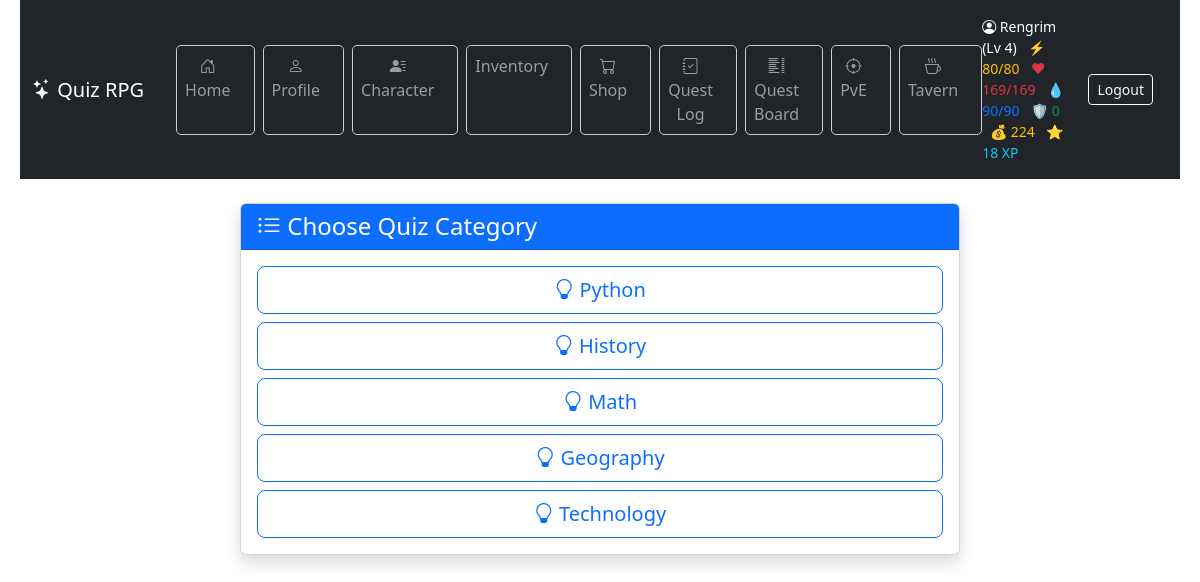
/quiz/choose_category/ (signed in), run on the app's committed database.
### game/models.py (models this page shows, shortened)
class Character(models.Model):
    CLASS_CHOICES = [
        ("warrior", "Warrior"),
        ("mage", "Mage"),
        ("rogue", "Rogue"),
    ]
    user = models.OneToOneField(User, on_delete=models.CASCADE)
    name = models.CharField(max_length=100)
    character_class = models.CharField(
        max_length=20, choices=CLASS_CHOICES, default="warrior"
    )
    level = models.IntegerField(default=1)
    experience = models.IntegerField(default=0)
    experience_to_next_level = models.PositiveIntegerField(default=100)
    hp = models.PositiveIntegerField(default=100)
    max_hp = models.PositiveIntegerField(default=100)
    hp_from_levels = models.PositiveIntegerField(default=0)
    mana = models.PositiveIntegerField(default=50)
    max_mana = models.PositiveIntegerField(default=50)
    mana_from_levels = models.PositiveIntegerField(default=0)
    stamina = models.PositiveIntegerField(default=50)
    max_stamina = models.PositiveIntegerField(default=50)
    armor = models.PositiveIntegerField(default=0)
    damage_reduction = models.FloatField(default=0.0)
    physical_min_damage = models.PositiveIntegerField(default=1)
    physical_max_damage = models.PositiveIntegerField(default=3)
    spell_power = models.PositiveIntegerField(default=0)
    hp_regeneration = models.PositiveIntegerField(default=0)
    mana_regeneration = models.PositiveIntegerField(default=0)
    stamina_regeneration = models.PositiveIntegerField(default=0)
    items = models.ManyToManyField("Item", related_name="characters", blank=True)
    equipped_head = models.ForeignKey(
        "Item",
        null=True,
        blank=True,
        related_name="equipped_on_head",
        on_delete=models.SET_NULL,
    )
    equipped_body = models.ForeignKey(
        "Item",
        null=True,
        blank=True,
        related_name="equipped_on_body",
        on_delete=models.SET_NULL,
    )
    equipped_legs = models.ForeignKey(
        "Item",
        null=True,
        blank=True,
        related_name="equipped_on_legs",
        on_delete=models.SET_NULL,
    )
    equipped_feet = models.ForeignKey(
        "Item",
        null=True,
        blank=True,
        related_name="equipped_on_feet",
        on_delete=models.SET_NULL,
    )
    equipped_hand_right = models.ForeignKey(
        "Item",
        null=True,
        blank=True,
        related_name="equipped_on_hand_right",
        on_delete=models.SET_NULL,
    )
    equipped_hand_left = models.ForeignKey(
        "Item",
        null=True,
        blank=True,
        related_name="equipped_on_hand_left",
        on_delete=models.SET_NULL,
    )
    strength = models.IntegerField(default=5)
    intelligence = models.IntegerField(default=5)
    dexterity = models.IntegerField(default=5)
    vitality = models.IntegerField(default=5)
    luck = models.IntegerField(default=5)
    stat_points = models.IntegerField(default=0)
    gold = models.IntegerField(default=0)
    last_regen_time = models.DateTimeField(default=timezone.now)
    class XpReward(TypedDict):
        total: int
        base: int
        strength_bonus: int
        intelligence_bonus: int
        double: bool

class Category(models.Model):
    name = models.CharField(max_length=100)

### game/views.py (the view)
# urls.py: path("quiz/choose_category/", views.choose_category_view, name="choose_category"),
@login_required
def choose_category_view(request):
    categories = Category.objects.all()
    return render(request, "game/choose_category.html", {"categories": categories})

### game/context_processors.py (called while the page is built)
def character_context(request):
    if request.user.is_authenticated:
        try:
            character = Character.objects.get(user=request.user)
            return {"character": character}
        except Character.DoesNotExist:
            return {}
    return {}

### game/templates/game/choose_category.html (shortened to what this page needs)
{% extends "game/base.html" %}
{% block content %}
<div class="container my-4">
  <div class="row justify-content-center">
    <div class="col-md-8">
      <div class="card shadow">
        <div class="card-header bg-primary text-white">
          <h4 class="mb-0">
            <i class="bi bi-list-ul"></i> Choose Quiz Category
          </h4>
        </div>
        <div class="card-body">
          {% if categories %}
            <div class="d-grid gap-2">
              {% for category in categories %}
                <a href="{% url 'set_category' category.id %}" class="btn btn-outline-primary btn-lg">
                  <i class="bi bi-lightbulb"></i> {{ category.name }}
                </a>
              {% endfor %}
            </div>
          {% else %}
            <div class="alert alert-info mt-3">
              No categories available at the moment.
            </div>
          {% endif %}
        </div>
      </div>
    </div>
  </div>
</div>
{% endblock %}

### game/templates/game/base.html (shortened to what this page needs)
{% load static %}
<!DOCTYPE html>
<html lang="en">
  <head>
    <link rel="stylesheet" type="text/css" href="{% static 'game/style.css' %}" />
    <link href="https://cdn.jsdelivr.net/npm/bootstrap@5.3.3/dist/css/bootstrap.min.css" rel="stylesheet" />
    <link href="https://cdn.jsdelivr.net/npm/bootstrap-icons@1.11.3/font/bootstrap-icons.css" rel="stylesheet" />
  </head>
  <body>
    <header class="bg-dark text-white">
      <nav class="navbar navbar-expand-lg navbar-dark bg-dark">
        <div class="container-fluid d-flex justify-content-between align-items-center py-2">
          <div class="d-flex align-items-center gap-3">
            <a class="navbar-brand me-3" href="{% url 'home' %}">
              <i class="bi bi-stars"></i> Quiz RPG
            </a>
            <ul class="navbar-nav flex-row gap-2">
              <li class="nav-item"><a class="nav-link btn btn-outline-secondary" href="{% url 'home' %}"><i class="bi bi-house-door"></i> Home</a></li>
              <li class="nav-item"><a class="nav-link btn btn-outline-secondary" href="{% url 'profile' %}"><i class="bi bi-person"></i> Profile</a></li>
              <li class="nav-item"><a class="nav-link btn btn-outline-secondary" href="{% url 'character' %}"><i class="bi bi-person-lines-fill"></i> Character</a></li>
              <li class="nav-item"><a class="nav-link btn btn-outline-secondary" href="{% url 'inventory' %}"> Inventory</a></li>
              <li class="nav-item"><a class="nav-link btn btn-outline-secondary" href="{% url 'shop' %}"><i class="bi bi-cart"></i> Shop</a></li>
              <li class="nav-item"><a class="nav-link btn btn-outline-secondary" href="{% url 'quest_log' %}"><i class="bi bi-journal-check"></i> Quest Log</a></li>
              <li class="nav-item"><a class="nav-link btn btn-outline-secondary" href="{% url 'quest_list' %}"><i class="bi bi-list-columns"></i> Quest Board</a></li>
              <li class="nav-item"><a class="nav-link btn btn-outline-secondary" href="{% url 'battle_select' %}"><i class="bi bi-crosshair"></i> PvE</a></li>
              <li class="nav-item"><a class="nav-link btn btn-outline-secondary" href="{% url 'tavern' %}"><i class="bi bi-cup-hot"></i> Tavern</a></li>
            </ul>
          </div>
          <div class="d-flex align-items-center gap-3">
            {% if character %}
              <span class="text-white small">
                <i class="bi bi-person-circle"></i> {{ character.name }} (Lv {{ character.level }})
                <span class="text-warning ms-2">⚡ {{ character.stamina }}/{{ character.max_stamina }}</span>
                <span class="text-danger ms-2">❤ {{ character.hp }}/{{ character.max_hp }}</span>
                <span class="text-primary ms-2">💧 {{ character.mana }}/{{ character.max_mana }}</span>
                <span class="text-success ms-2">🛡️ {{ character.armor }}</span>
                <span class="text-warning ms-2">💰 {{ character.gold }}</span>
                <span class="text-info ms-2">⭐ {{ character.experience }} XP</span>
              </span>
            {% endif %}
            <a class="btn btn-outline-light btn-sm" href="{% url 'logout' %}">Logout</a>
          </div>
        </div>
      </nav>
    </header>
    <main class="container mt-4">
      {% block content %}{% endblock %}
    </main>
  </body>
</html>

### game/static/game/style.css (style rules this page uses)
body { font-family: "Segoe UI", sans-serif; background-color: #f4f4f4; color: #333; margin: 0; padding: 0 20px; }
nav a { color: #ddd; text-decoration: none; margin-right: 15px; }
nav li { background: none !important; width: auto !important; height: auto !important; padding: 0 !important; margin: 0 !important; display: list-item; }
ul { list-style: none; padding-left: 0; }
li { background-color: white; border: 1px solid #ccc; margin: 5px 0; padding: 10px; border-radius: 5px; }

### data on the page
Character: name "Rengrim", level "4", stamina "80", max_stamina "80", hp "169", max_hp "169", mana "90", max_mana "90", armor "0", gold "224", experience "18"
Category: name "Python"
Category: name "History"
Category: name "Math"
Category: name "Geography"
Category: name "Technology"
